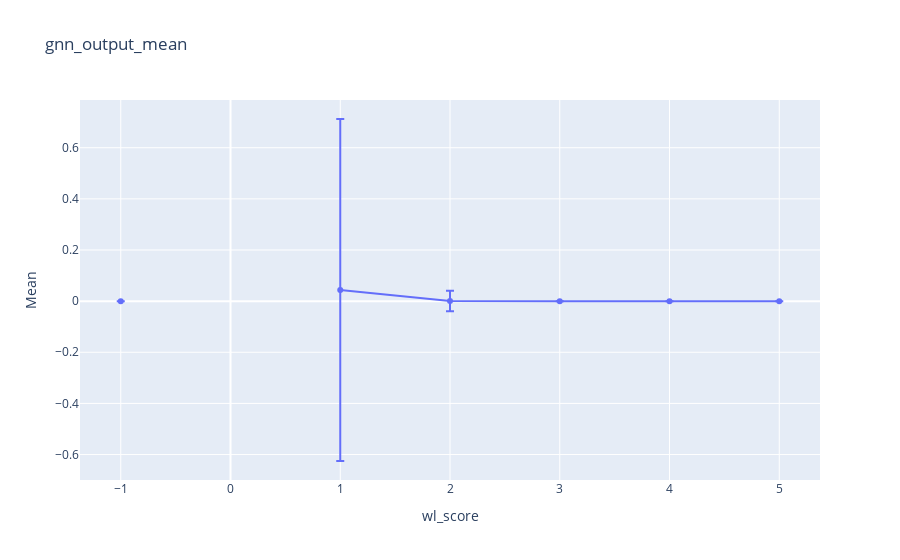

This figure's notebook cell:
### Code cell
gnn_output_mean = np.array([means[wl_score]["gnn_output"] for wl_score in range(-1, max_wl_score + 1)])
gnn_output_std = np.array([stds[wl_score]["gnn_output"] for wl_score in range(-1, max_wl_score + 1)])
x = list(range(-1, max_wl_score + 1))

fig = go.Figure(data=go.Scatter(x=x, y=gnn_output_mean, error_y=dict(type='data', array=gnn_output_std)))
fig.update_layout(title="gnn_output_mean", xaxis_title="wl_score", yaxis_title="Mean")
fig.show()

### Figure 1 — Plotly figure (JSON) as saved in the notebook; plotly's stock layout.template omitted (floating-point values rounded to 4 significant figures)
{"data": [{"error_y": {"array": [2.747e-07, null, 0.6688, 0.03989, 2.67e-07, 2.203e-07, 0], "type": "data"}, "type": "scatter", "x": [-1, 0, 1, 2, 3, 4, 5], "y": [2.316e-09, null, 0.04355, 0.0006144, -4.518e-09, 1.448e-08, -3.725e-08]}], "layout": {"title": {"text": "gnn_output_mean"}, "xaxis": {"title": {"text": "wl_score"}}, "yaxis": {"title": {"text": "Mean"}}}}
